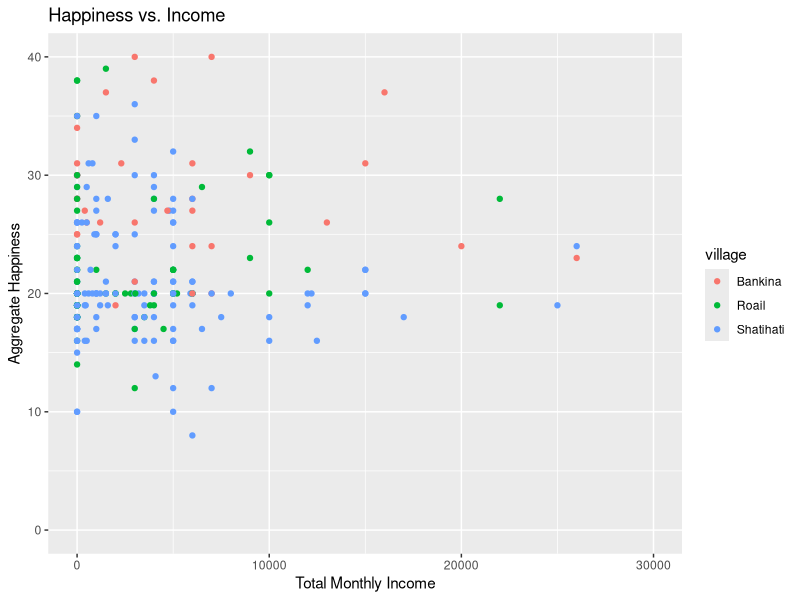

Write the R code that produced this figure. (Note: this script raises an error after producing the figure.)
#Cleaning and Isolating the Household dataset down to variables that we want to use
#I am using the hosuehold data csv file in the most recent version
#You should import the dataset manually from your computer and then select and hit import dataset again and make sure it is in your environment

library(caret)
library(readr)
library(tidyverse)
library(randomForest)

Household <- read_csv("Household.csv")

data <- Household


for (i in 1:nrow(data)){
  if (data$mo_wageinc1[i] == ".n"){
    data$mo_wageinc1[i] <- 0
  }
  
  if (data$mo_nonwageinc1[i] == ".n"){
    data$mo_nonwageinc1[i] <- 0
  }
  
  if (data$mo_wageinc2[i] == ".n"){
    data$mo_wageinc2[i] <- 0
  }
  
  if (data$mo_nonwageinc2[i] == ".n"){
    data$mo_nonwageinc2[i] <- 0
  }
}

data_1 <- data %>%
  select(newid, hsize1, village, migrant_any, wrkstat, age, sex, marital, happy, happy_future, ownhouse, mo_wageinc1, mo_nonwageinc1, mo_wageinc2, mo_nonwageinc2, happy_past, satcur_job, satcur_achieve, satcur_livstandard, satcur_health, satcur_safe, satcur_comm, satcur_finsec, satcur_leistime, satcur_socenv, satcur_fam) %>%
  mutate(hsize1 = as.numeric(hsize1)) %>%
  mutate(age = as.numeric(age)) %>%
  mutate(mo_wageinc1 = as.numeric(mo_wageinc1)) %>%
  mutate(mo_nonwageinc1 = as.numeric(mo_nonwageinc1)) %>%
  mutate(mo_wageinc2 = as.numeric(mo_wageinc2)) %>%
  mutate(mo_nonwageinc2 = as.numeric(mo_nonwageinc2)) %>%
  filter(happy != ".m") %>%
  filter(happy_past != ".m") %>%
  filter(happy_future != ".m") %>%
  filter(satcur_job != ".n") %>%
  filter(satcur_job != ".m" & satcur_achieve != ".m" & satcur_livstandard != ".m" & satcur_health != ".m" & satcur_safe != ".m" & satcur_comm != ".m" & satcur_finsec != ".m" & satcur_leistime != ".m" & satcur_socenv != ".m" & satcur_fam  != ".m") %>%
  mutate(across(c("happy", "satcur_job", "satcur_achieve", "satcur_livstandard", "satcur_health", "satcur_safe", "satcur_comm", "satcur_finsec", "satcur_leistime", "satcur_socenv", "satcur_fam"), as.factor)) %>%
  mutate(across(c("happy", "satcur_job", "satcur_achieve", "satcur_livstandard", "satcur_health", "satcur_safe", "satcur_comm", "satcur_finsec", "satcur_leistime", "satcur_socenv", "satcur_fam"), ~ fct_relevel(., c("Not at all satisfied", "Somewhat unsatisfied", "Satisfied", "Quite satisfied", "Completely satisfied")))) %>%
  mutate(happy_past = as.factor(happy_past)) %>%
  mutate(happy_past = fct_relevel(happy_past, c("Worse", "Same", "Better"))) %>%
  mutate(happy_future = as.factor(happy_future)) %>%
  mutate(happy_future = fct_relevel(happy_future, c("Worse", "Same", "Better"))) %>%
  mutate(happy_agg = as.numeric(satcur_job) + as.numeric(satcur_achieve) + as.numeric(satcur_livstandard) + as.numeric(satcur_health) + as.numeric(satcur_safe) + as.numeric(satcur_comm) + as.numeric(satcur_finsec) + as.numeric(satcur_leistime) + as.numeric(satcur_socenv) + as.numeric(satcur_fam) - 10) %>%
  mutate(class_2 = as.factor(happy_agg > 20))


#graph 1: Happiness and income scatter plot divided by sex and faceted by village

data_1 %>%
  select(mo_wageinc1, mo_nonwageinc1, mo_wageinc2, mo_nonwageinc2, village, sex, happy_agg) %>%
  na.omit() %>%
  mutate(total_monthly_income = mo_wageinc1 + mo_nonwageinc1 + mo_wageinc2 + mo_nonwageinc2) %>%
  ggplot(aes(x = total_monthly_income, y = happy_agg, color = village)) +
  geom_point() +
  scale_x_continuous(limits = c(0, 30000)) +
  scale_y_continuous(limits = c(0, 40)) +
  labs(title = "Happiness vs. Income", x = "Total Monthly Income", y = "Aggregate Happiness")
  theme_bw() +
  geom_smooth(method = 'lm', se = F)


#graph 2: Happiness and age scatter plot divided by sex and faceted by village

data_1 %>%
  select(age, village, sex, happy_agg) %>%
  na.omit() %>%
  ggplot(aes(x = age, y = happy_agg, color = sex)) +
  geom_point() +
  theme_bw() +
  labs(title = "Happiness vs. Age", x = "Age", y = "Aggregate Happiness") +
  geom_smooth(method = lm, se = F)


#plot 3: Random Forest var importance

rf_data <- data_1 %>%
  mutate(total_monthly_income = mo_wageinc1 + mo_nonwageinc1 + mo_wageinc2 + mo_nonwageinc2) %>%
  select(hsize1, village, migrant_any, wrkstat, age, sex, ownhouse, class_2, total_monthly_income) %>%
  na.omit() 

set.seed(346587)
split_vec <- sample(x = nrow(rf_data), size = round(.8*nrow(rf_data)), replace = FALSE)

rf_data_train <- rf_data %>%
  slice(split_vec)

rf_data_test <- rf_data %>%
  anti_join(rf_data_train)
  
rf_x_data_train <- rf_data_train %>%
  select(hsize1, village, migrant_any, wrkstat, age, sex, ownhouse, total_monthly_income)

rf_y_data_train <- rf_data_train$class_2
  
rf_x_data_test <- rf_data_test %>%
  select(hsize1, village, migrant_any, wrkstat, age, sex, ownhouse, total_monthly_income)
  
rf_y_data_test <- rf_data_test$class_2

rf1 <- randomForest(x = rf_x_data_train, y = rf_y_data_train, xtest = rf_x_data_test, ytest = rf_y_data_test, keep.forest=TRUE) 

varImpPlot(rf1, main = "Random Forest Variable Importance")


#graph 4: work status effect on happiness by gender

data_1 %>%
  select(wrkstat, happy_agg, sex) %>%
  filter(wrkstat!=".m") %>%
  na.omit() %>%
  ggplot(aes(x = wrkstat, y= happy_agg, color=sex))+
  geom_boxplot() +
  theme_bw() +
  labs(title = "Happiness vs. Employment Status", x = "Employment Status", y = "Aggregate Happiness")

# random forest model

rf_data <- data_1 %>%
  mutate(total_monthly_income = mo_wageinc1 + mo_nonwageinc1 + mo_wageinc2 + mo_nonwageinc2) %>%
  select(hsize1, village, migrant_any, wrkstat, age, sex, ownhouse, happy_agg, total_monthly_income) %>%
  na.omit()

set.seed(346587)
split_vec <- sample(x = nrow(rf_data), size = round(.8*nrow(rf_data)), replace = FALSE)

rf_data_train <- slice(rf_data, split_vec)
rf_data_test <- anti_join(rf_data, rf_data_train)

rf_x_data_train <- select(rf_data_train, !happy_agg)
rf_y_data_train <- pull(rf_data_train, happy_agg)
rf_x_data_test <- select(rf_data_test, !happy_agg)
rf_y_data_test <- pull(rf_data_test, happy_agg)

rf <- randomForest(x = rf_x_data_train, y = rf_y_data_train, xtest = rf_x_data_test, ytest = rf_y_data_test, keep.forest=TRUE) 

rf

# linear regression model

lm <- lm(happy_agg ~ age, data=rf_data_train)
lm
p2 <- predict(lm, rf_data_test)
mean((rf_data_test$happy_agg - p2)^2) # mean squared prediction error

ggplot(rf_data_train, aes(x = age, y = happy_agg)) +
  geom_point() +
  geom_smooth(method = 'lm', se = F) +
  geom_text(x = 80, y = 26, label="y = -0.0595 x + 24.57, MSPE=23.97") +
  labs(title = "Happiness vs. Age", x = "Age", y = "Aggregate Happiness")
